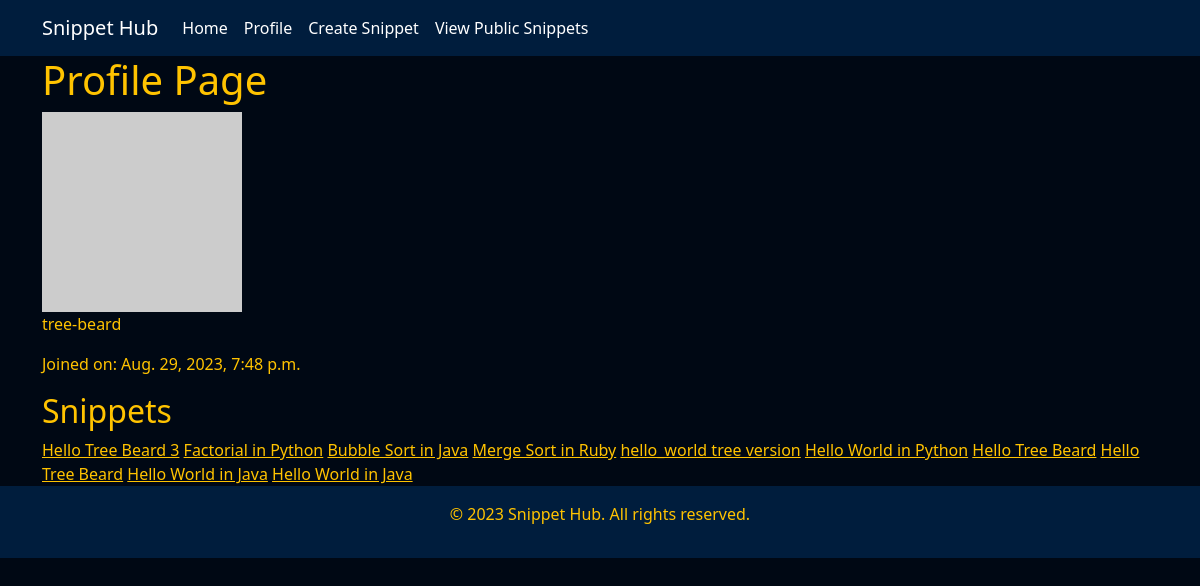
Screenshot of /profile/ (signed in) with the database file from the repository.
### accounts/models.py (models this page shows)
class Profile(models.Model):
    user = models.OneToOneField(User, on_delete=models.CASCADE)
    profile_picture = models.ImageField(upload_to='profile_pics/', default='default.jpg')
    about = models.TextField()
    date_created = models.DateTimeField(auto_now_add=True)

### snippets/models.py (models this page shows, shortened)
class Snippet(models.Model):
    title = models.CharField(max_length=100)
    language = models.CharField(max_length=100)
    code = models.TextField()
    description = models.TextField()
    created = models.DateTimeField(auto_now_add=True)
    modified = models.DateTimeField(auto_now=True)
    creator = models.ForeignKey('auth.User', related_name='snippets', on_delete=models.CASCADE)
    is_public = models.BooleanField(default=True)
    tags = models.ManyToManyField("Tag")
    copy_count = models.PositiveBigIntegerField(default=0)

### snippets/views.py (the view)
# urls.py: path('profile/', views.profile, name='profile'),  # Profile page
def profile(request):
    snippets = Snippet.objects.filter(creator=request.user)  # only fetch snippets created by the current user
    return render(request, 'snippets/profile.html', {'snippets': snippets})

### snippets/templates/snippets/profile.html (shortened to what this page needs)
{% extends 'base.html' %}
{% block content %}
    <h1>Profile Page</h1>
    <img src="https://robohash.org/{{ user.username }}" alt="Profile Picture" style="width:200px; height:200px;">
    <p> {{ user.username }}</p>
    <p>Joined on: {{ user.profile.date_created }}</p>
    <h2>Snippets</h2>
    {% for snippet in user.snippets.all %}
        <a href="{% url 'snippets:view_snippet' snippet.id %}">{{ snippet.title }}</a>
    {% endfor %}
{% endblock %}

### snippets/static/snippets/style.css (style rules this page uses)
body { background-color: #000814; color: #FFC300; }
a { color: #FFC300; }

### rows the page displays
Snippet: title "Hello Tree Beard 3"
Snippet: title "Factorial in Python"
Snippet: title "Bubble Sort in Java"
Snippet: title "Merge Sort in Ruby"
Snippet: title "hello_world tree version"
Snippet: title "Hello World in Python"
Snippet: title "Hello Tree Beard"
Snippet: title "Hello Tree Beard"
Snippet: title "Hello World in Java"
Snippet: title "Hello World in Java"

### other values shown
{{ user.username }} "tree-beard"
{{ user.profile.date_created }} "Aug. 29, 2023, 7:48 p.m."
